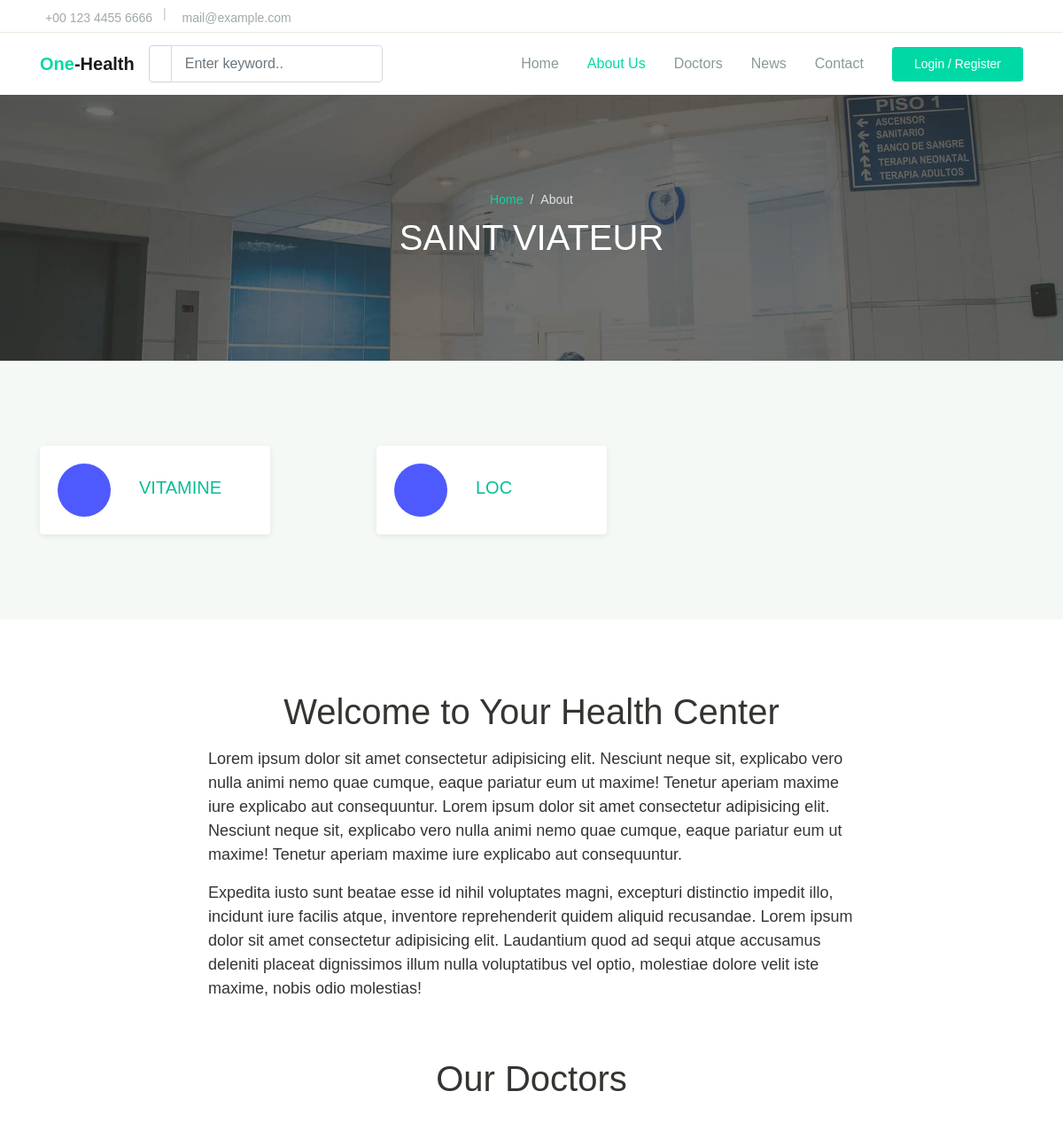
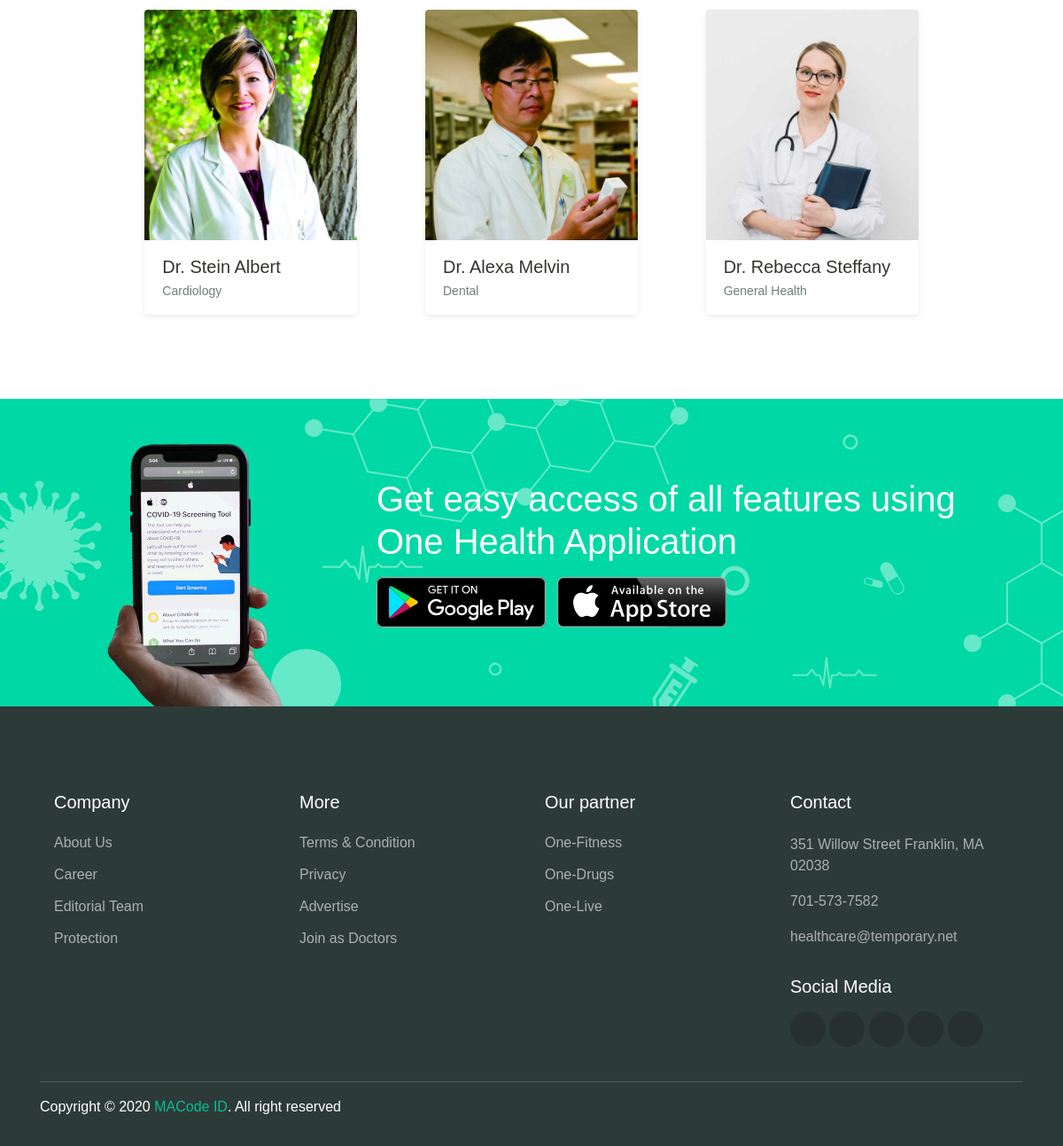
The app's page /pharmacies/GKFKGFD/ with its own data (2 pictures, top to bottom).
### blog/models.py (models this page shows, shortened)
class Pharmacie(models.Model):
    nompharma = models.CharField(max_length=200)
    imagephrama = models.ImageField(upload_to='logopharma')
    imageproprietaire = models.ImageField(upload_to ='PROPRIETAIRE')
    commune = models.CharField(max_length=100)
    quartier = models.CharField(max_length=100)
    contact = models.CharField(max_length=14)
    rayon = models.ManyToManyField(Rayon, related_name='rayons')
    slug=models.CharField(max_length=50)
    degarde = models.BooleanField(default=True)

class Rayon(models.Model):
    nomrayon = models.CharField(max_length=200)
    medicament = models.ManyToManyField(Medicament, related_name='medicaments')
    slug=models.CharField(max_length=50)

### blog/views.py (the view)
# urls.py: path('pharmacies/<slug>/',detpharma, name='detpharma'),
def detpharma(request ,slug):
     pharmacies = Pharmacie.objects.get(slug=slug)
     rayons = Rayon.objects.all()
     context={
          'pharmacie':pharmacies,
          'rayons':rayons ,
     }
     return render(request, 'detpharma.html',context)

### blog/templates/detpharma.html (shortened to what this page needs)
{% load static %}
<!DOCTYPE html>
<html lang="en">
<head>
  <link rel="stylesheet" href="{% static 'pharm/assets/css/maicons.css' %">
  <link rel="stylesheet" href="{% static 'pharm/assets/css/bootstrap.css' %}">
  <link rel="stylesheet" href="{% static 'pharm/assets/vendor/owl-carousel/css/owl.carousel.css' %}">
  <link rel="stylesheet" href="{% static 'pharm/assets/vendor/animate/animate.css' %}">
  <link rel="stylesheet" href="{% static 'pharm/assets/css/theme.css' %}">
</head>
<body>
  <header>
    <div class="topbar">
      <div class="container">
        <div class="row">
          <div class="col-sm-8 text-sm">
            <div class="site-info">
              <a href="#"> +00 123 4455 6666</a>
              <span class="divider">|</span>
              <a href="#"> mail@example.com</a>
            </div>
          </div>
          <div class="col-sm-4 text-right text-sm">
            <div class="social-mini-button">
              <a href="#"></a>
              <a href="#"></a>
              <a href="#"></a>
              <a href="#"></a>
            </div>
          </div>
        </div>
      </div>
    </div>
    <nav class="navbar navbar-expand-lg navbar-light shadow-sm">
      <div class="container">
        <a class="navbar-brand" href="#"><span class="text-primary">One</span>-Health</a>
        <form action="#">
          <div class="input-group input-navbar">
            <div class="input-group-prepend">
              <span class="input-group-text" id="icon-addon1"></span>
            </div>
            <input type="text" class="form-control" placeholder="Enter keyword.." aria-label="Username" aria-describedby="icon-addon1">
          </div>
        </form>
        <div class="collapse navbar-collapse" id="navbarSupport">
          <ul class="navbar-nav ml-auto">
            <li class="nav-item">
              <a class="nav-link" href="index.html">Home</a>
            </li>
            <li class="nav-item active">
              <a class="nav-link" href="about.html">About Us</a>
            </li>
            <li class="nav-item">
              <a class="nav-link" href="doctors.html">Doctors</a>
            </li>
            <li class="nav-item">
              <a class="nav-link" href="blog.html">News</a>
            </li>
            <li class="nav-item">
              <a class="nav-link" href="contact.html">Contact</a>
            </li>
            <li class="nav-item">
              <a class="btn btn-primary ml-lg-3" href="#">Login / Register</a>
            </li>
          </ul>
        </div>
      </div>
    </nav>
  </header>
  <div class="page-banner overlay-dark bg-image" style="background-image: url(../assets/img/bg_image_1.jpg);">
    <div class="banner-section">
      <div class="container text-center wow fadeInUp">
        <nav aria-label="Breadcrumb">
          <ol class="breadcrumb breadcrumb-dark bg-transparent justify-content-center py-0 mb-2">
            <li class="breadcrumb-item"><a href="index.html">Home</a></li>
            <li class="breadcrumb-item active" aria-current="page">About</li>
          </ol>
        </nav>
        <h1 class="font-weight-normal">{{pharmacie.nompharma}}</h1>
      </div>
    </div>
  </div>
  <div class="page-section bg-light">
    <div class="container">
      <div class="row">
        {% for rayon in rayons %}
        <div class="col-md-4 py-3 wow zoomIn">
          <div class="card-service">
            <div class="circle-shape bg-secondary text-white">
            </div>
            <p><a href="{% url 'rayons' rayon.id %}"><span>{{rayon.nomrayon}}</span></a> </p>
          </div>
        </div>
        {% endfor %}
      </div>
    </div>
  </div>
  <div class="page-section">
    <div class="container">
      <div class="row justify-content-center">
        <div class="col-lg-8 wow fadeInUp">
          <h1 class="text-center mb-3">Welcome to Your Health Center</h1>
          <div class="text-lg">
            <p>Lorem ipsum dolor sit amet consectetur adipisicing elit. Nesciunt neque sit, explicabo vero nulla animi nemo quae cumque, eaque pariatur eum ut maxime! Tenetur aperiam maxime iure explicabo aut consequuntur. Lorem ipsum dolor sit amet consectetur adipisicing elit. Nesciunt neque sit, explicabo vero nulla animi nemo quae cumque, eaque pariatur eum ut maxime! Tenetur aperiam maxime iure explicabo aut consequuntur.</p>
            <p>Expedita iusto sunt beatae esse id nihil voluptates magni, excepturi distinctio impedit illo, incidunt iure facilis atque, inventore reprehenderit quidem aliquid recusandae. Lorem ipsum dolor sit amet consectetur adipisicing elit. Laudantium quod ad sequi atque accusamus deleniti placeat dignissimos illum nulla voluptatibus vel optio, molestiae dolore velit iste maxime, nobis odio molestias!</p>
          </div>
        </div>
        <div class="col-lg-10 mt-5">
          <h1 class="text-center mb-5 wow fadeInUp">Our Doctors</h1>
          <div class="row justify-content-center">
            <div class="col-md-6 col-lg-4 wow zoomIn">
              <div class="card-doctor">
                <div class="header">
                  <img src="../assets/img/doctors/doctor_1.jpg" alt="">
                </div>
                <div class="body">
                  <p class="text-xl mb-0">Dr. Stein Albert</p>
                  <span class="text-sm text-grey">Cardiology</span>
                </div>
              </div>
            </div>
            <div class="col-md-6 col-lg-4 wow zoomIn">
              <div class="card-doctor">
                <div class="header">
                  <img src="../assets/img/doctors/doctor_2.jpg" alt="">
                </div>
                <div class="body">
                  <p class="text-xl mb-0">Dr. Alexa Melvin</p>
                  <span class="text-sm text-grey">Dental</span>
                </div>
              </div>
            </div>
            <div class="col-md-6 col-lg-4 wow zoomIn">
              <div class="card-doctor">
                <div class="header">
                  <img src="../assets/img/doctors/doctor_3.jpg" alt="">
                </div>
                <div class="body">
                  <p class="text-xl mb-0">Dr. Rebecca Steffany</p>
                  <span class="text-sm text-grey">General Health</span>
                </div>
              </div>
            </div>
          </div>
        </div>
      </div>
    </div>
  </div>
  <div class="page-section banner-home bg-image" style="background-image: url(../assets/img/banner-pattern.svg);">
    <div class="container py-5 py-lg-0">
      <div class="row align-items-center">
        <div class="col-lg-4 wow zoomIn">
          <div class="img-banner d-none d-lg-block">
            <img src="../assets/img/mobile_app.png" alt="">
          </div>
        </div>
        <div class="col-lg-8 wow fadeInRight">
          <h1 class="font-weight-normal mb-3">Get easy access of all features using One Health Application</h1>
          <a href="#"><img src="../assets/img/google_play.svg" alt=""></a>
          <a href="#" class="ml-2"><img src="../assets/img/app_store.svg" alt=""></a>
        </div>
      </div>
    </div>
  </div>
  <footer class="page-footer">
    <div class="container">
      <div class="row px-md-3">
        <div class="col-sm-6 col-lg-3 py-3">
          <h5>Company</h5>
          <ul class="footer-menu">
            <li><a href="#">About Us</a></li>
            <li><a href="#">Career</a></li>
            <li><a href="#">Editorial Team</a></li>
            <li><a href="#">Protection</a></li>
          </ul>
        </div>
        <div class="col-sm-6 col-lg-3 py-3">
          <h5>More</h5>
          <ul class="footer-menu">
            <li><a href="#">Terms & Condition</a></li>
            <li><a href="#">Privacy</a></li>
            <li><a href="#">Advertise</a></li>
            <li><a href="#">Join as Doctors</a></li>
          </ul>
        </div>
        <div class="col-sm-6 col-lg-3 py-3">
          <h5>Our partner</h5>
          <ul class="footer-menu">
            <li><a href="#">One-Fitness</a></li>
            <li><a href="#">One-Drugs</a></li>
            <li><a href="#">One-Live</a></li>
          </ul>
        </div>
        <div class="col-sm-6 col-lg-3 py-3">
          <h5>Contact</h5>
          <p class="footer-link mt-2">351 Willow Street Franklin, MA 02038</p>
          <a href="#" class="footer-link">701-573-7582</a>
          <a href="#" class="footer-link">healthcare@temporary.net</a>
          <h5 class="mt-3">Social Media</h5>
          <div class="footer-sosmed mt-3">
            <a href="#" target="_blank"></a>
            <a href="#" target="_blank"></a>
            <a href="#" target="_blank"></a>
            <a href="#" target="_blank"></a>
            <a href="#" target="_blank"></a>
          </div>
        </div>
      </div>
      <hr>
      <p id="copyright">Copyright &copy; 2020 <a href="https://macodeid.com/" target="_blank">MACode ID</a>. All right reserved</p>
    </div>
  </footer>
</body>
</html>

### records on screen
Pharmacie: nompharma "SAINT VIATEUR"
Rayon: nomrayon "VITAMINE"
Rayon: nomrayon "LOC"
